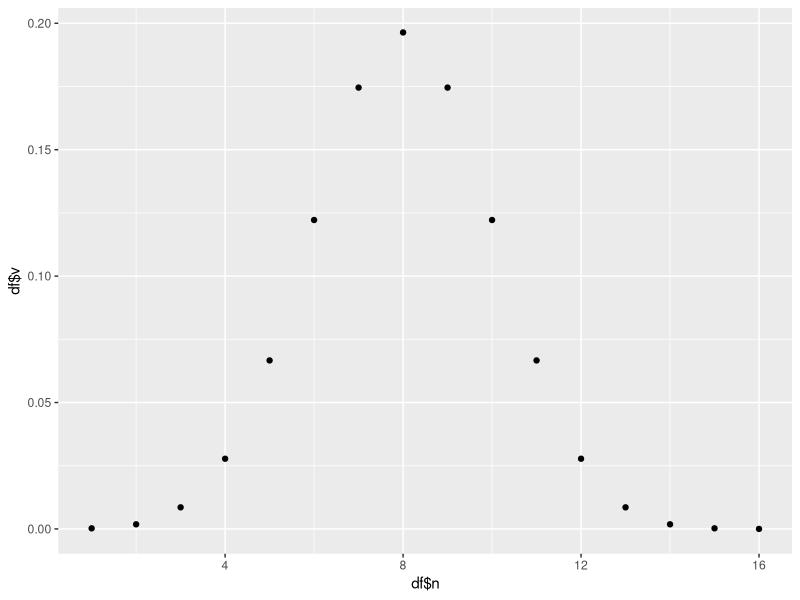

Write the R code that produced this figure.
## ---- chunk 1
library(ggplot2)

# generate data
n <- 16
data <- sample(c(0,1), 16, replace = TRUE)

# get probabilty of passed trials
probabilities <- c()
for (i in 1:n)
  probabilities[i] <- dbinom(i, n, 0.5)


df <- data.frame("n" = c(1:length(probabilities)), "v" = probabilities)
qplot(df$n, df$v)
